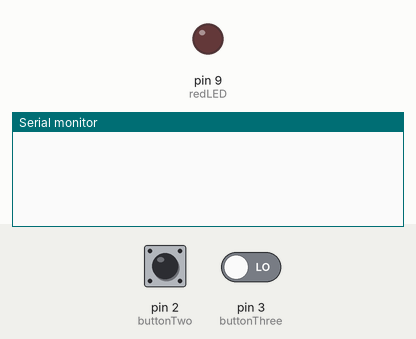
This sketch was run on a simulated Arduino Uno, built with avr-gcc and run on an emulated ATmega328P. Parts: output pins drawn as LEDs (lit = HIGH), the last lines printed to the serial monitor. Inputs (shaded band) come from the test bench; at power-on: pin 2 (buttonTwo) LOW, pin 3 (buttonThree) LOW.

Above: at 1.2 s.
1.3 s: pin 2 (buttonTwo) pulled HIGH for 1 s
At 2.8 s:
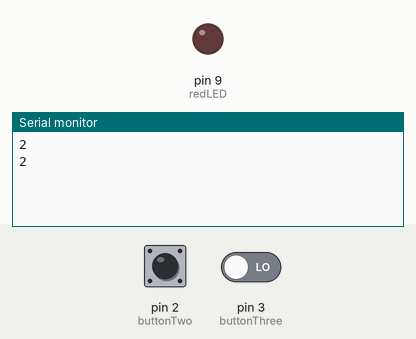
3.8 s: pin 2 (buttonTwo) driven HIGH and pin 3 (buttonThree) driven HIGH
At 4.4 s:
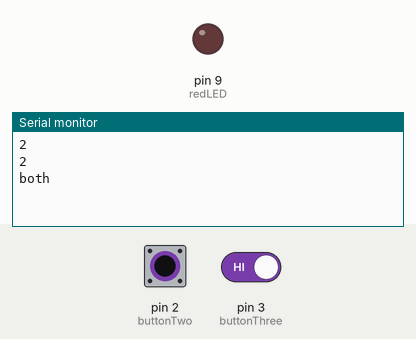

Measured:
- after the input at 1.3 s, the serial monitor: prints a new line after 0.20 s (image 1)
- after the input at 3.8 s, the serial monitor: prints a new line after 0.20 s (image 2)

The sketch:

p5_light.ino
```cpp
int buttonTwo = 2;
int buttonThree = 3;
int redLED = 9;

char readChars;
String inputString = "";

void setup() {
    pinMode(buttonTwo, INPUT);
    pinMode(buttonThree, INPUT);
    pinMode(redLED, OUTPUT);
  Serial.begin(9600);

}

void loop() {

//  digitalWrite(redLED, HIGH);
  if(digitalRead(buttonTwo) == 1 && digitalRead(buttonThree)== 1){
    Serial.println("both");
  }
  else if(digitalRead(buttonTwo) == 1){
    Serial.println(2);
  }
  else if(digitalRead(buttonThree) == 1){
    Serial.println(3);
  }

  if(Serial.available()){
    readChars = Serial.read();
    if(readChars != 'E'){
      inputString += readChars;
    } else {
      if(inputString == "on"){
        digitalWrite(redLED, HIGH);
      } else {
        digitalWrite(redLED, LOW);
      }
      inputString = "";
    }
  }

  delay(500);
}
```
